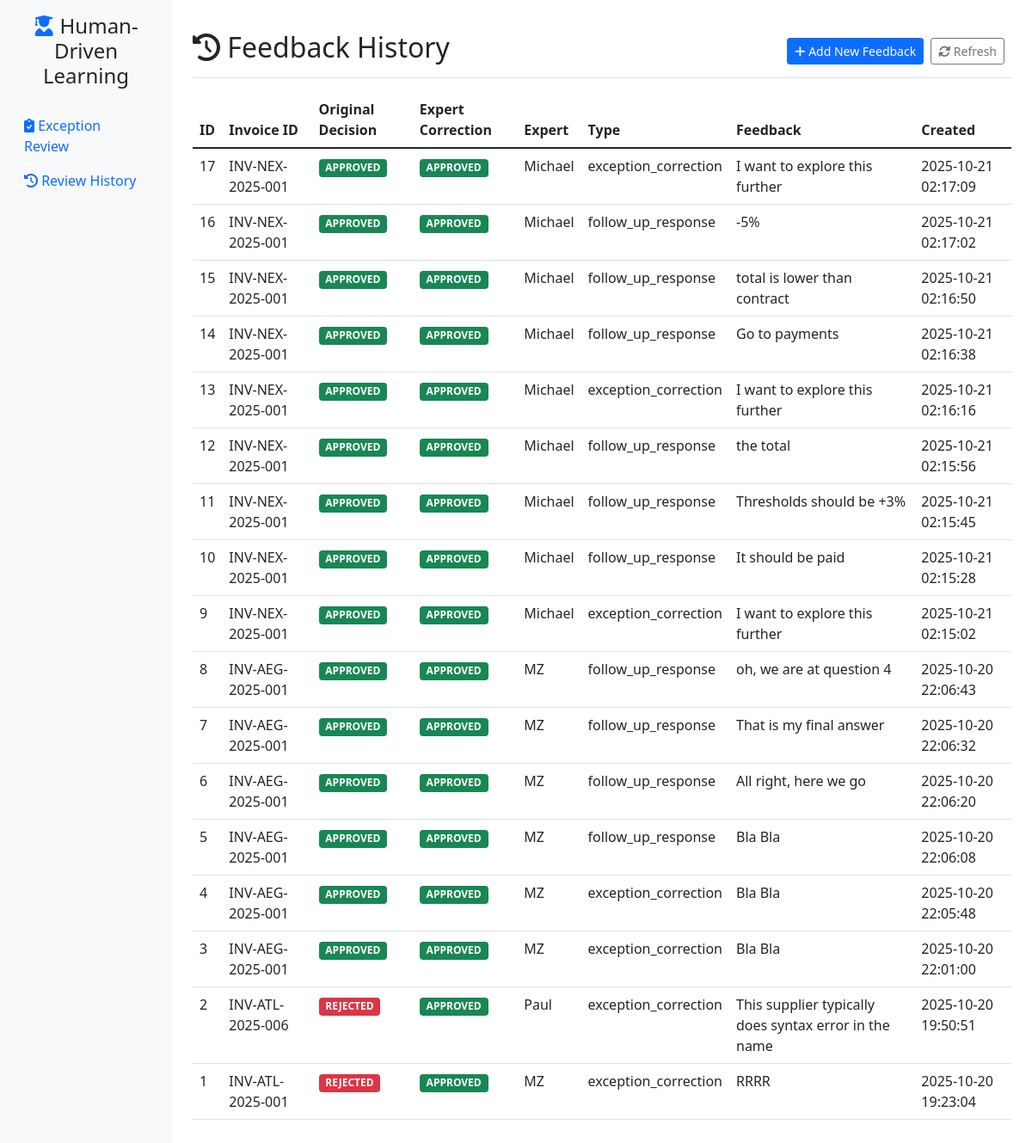
The app's page /feedback_history, older data.
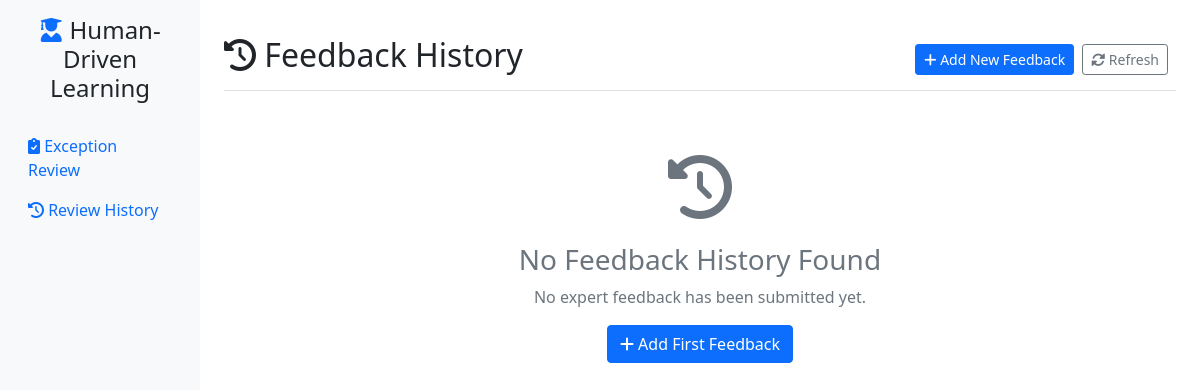
The same page, newer data.
### tables this page shows
CREATE TABLE human_feedback (
                id INTEGER PRIMARY KEY AUTOINCREMENT,
                created_at TIMESTAMP DEFAULT CURRENT_TIMESTAMP,
                invoice_id VARCHAR(100),
                original_agent_decision VARCHAR(50),
                human_correction VARCHAR(50),
                routing_queue VARCHAR(100),
                feedback_text TEXT,
                expert_name VARCHAR(100),
                feedback_type VARCHAR(50),
                supporting_evidence JSON,
                learning_record_id INTEGER,
                conversation_id VARCHAR(100),
                is_initial_feedback BOOLEAN DEFAULT TRUE,
                parent_feedback_id INTEGER,
                llm_questions TEXT,
                human_responses TEXT,
                feedback_summary TEXT,
                conversation_status VARCHAR(20) DEFAULT 'active',
                quality_score REAL DEFAULT 0.0, conversation_history TEXT,
                FOREIGN KEY (learning_record_id) REFERENCES learning_records(id),
                FOREIGN KEY (parent_feedback_id) REFERENCES human_feedback(id)
            );

### web_gui/human_driven_app.py (the view)
@app.route('/feedback_history')
def feedback_history():
    local_db = LearningDatabase(db_path)
    feedback_items = local_db.get_human_feedback()
    local_db.close()
    return render_template('human_driven_feedback_history.html', feedback_items=feedback_items)

### learning_agent/database.py (called while the page is built)
    def _init_database(self):
        self.conn = sqlite3.connect(self.db_path)
        self.conn.row_factory = sqlite3.Row  # Enable dict-like access
        self._create_tables_if_not_exist()
        self.conn.commit()

    def get_human_feedback(self, learning_record_id: int = None) -> List[Dict[str, Any]]:
        cursor = self.conn.cursor()
        if learning_record_id:
            cursor.execute("SELECT * FROM human_feedback WHERE learning_record_id = ? ORDER BY created_at DESC", (learning_record_id,))
        else:
            cursor.execute("SELECT * FROM human_feedback ORDER BY created_at DESC")
        feedback = []
        for row in cursor.fetchall():
            item = dict(row)
            item['supporting_evidence'] = json.loads(item['supporting_evidence']) if item['supporting_evidence'] else {}
            feedback.append(item)
        return feedback

    def close(self):
        if self.conn:
            self.conn.close()

### web_gui/templates/human_driven_feedback_history.html (shortened to what this page needs)
{% extends "human_driven_base.html" %}
{% block content %}
<div class="d-flex justify-content-between flex-wrap flex-md-nowrap align-items-center pt-3 pb-2 mb-3 border-bottom">
    <h1 class="h2"><i class="fas fa-history"></i> Feedback History</h1>
    <div class="btn-toolbar mb-2 mb-md-0">
        <div class="btn-group me-2">
            <a href="{{ url_for('feedback') }}" class="btn btn-sm btn-primary">
                <i class="fas fa-plus"></i> Add New Feedback
            </a>
        </div>
        <div class="btn-group me-2">
            <button type="button" class="btn btn-sm btn-outline-secondary" onclick="location.reload()">
                <i class="fas fa-sync-alt"></i> Refresh
            </button>
        </div>
    </div>
</div>
{% if feedback_items %}
    <div class="table-responsive">
        <table class="table table-hover">
            <thead>
                <tr>
                    <th>ID</th>
                    <th>Invoice ID</th>
                    <th>Original Decision</th>
                    <th>Expert Correction</th>
                    <th>Expert</th>
                    <th>Type</th>
                    <th>Feedback</th>
                    <th>Created</th>
                </tr>
            </thead>
            <tbody>
                {% for feedback in feedback_items %}
                <tr>
                    <td>{{ feedback.id }}</td>
                    <td>{{ feedback.invoice_id }}</td>
                    <td>
                        <span class="badge bg-{{ 'danger' if feedback.original_agent_decision == 'REJECTED' else 'success' if feedback.original_agent_decision == 'APPROVED' else 'warning' }}">
                            {{ feedback.original_agent_decision }}
                        </span>
                    </td>
                    <td>
                        <span class="badge bg-{{ 'success' if feedback.human_correction == 'APPROVED' else 'danger' if feedback.human_correction == 'REJECTED' else 'warning' }}">
                            {{ feedback.human_correction }}
                        </span>
                    </td>
                    <td>{{ feedback.expert_name or 'Unknown' }}</td>
                    <td>{{ feedback.feedback_type or 'N/A' }}</td>
                    <td>{{ feedback.feedback_text[:100] }}{% if feedback.feedback_text|length > 100 %}...{% endif %}</td>
                    <td>{{ feedback.created_at|datetime_format }}</td>
                </tr>
                {% endfor %}
            </tbody>
        </table>
    </div>
{% else %}
    <div class="text-center py-5">
        <i class="fas fa-history fa-4x text-muted mb-4"></i>
        <h3 class="text-muted">No Feedback History Found</h3>
        <p class="text-muted">No expert feedback has been submitted yet.</p>
        <a href="{{ url_for('feedback') }}" class="btn btn-primary">
            <i class="fas fa-plus"></i> Add First Feedback
        </a>
    </div>
{% endif %}
{% endblock %}

Row changes from the older to the newer data that the page shows:
removed human_feedback: id "17", invoice_id "INV-NEX-2025-001", original_agent_decision "APPROVED", human_correction "APPROVED", expert_name "Michael", feedback_type "exception_correction", feedback_text "I want to explore this further", created_at "2025-10-21 02:17:09"
removed human_feedback: id "16", invoice_id "INV-NEX-2025-001", original_agent_decision "APPROVED", human_correction "APPROVED", expert_name "Michael", feedback_type "follow_up_response", feedback_text "-5%", created_at "2025-10-21 02:17:02"
removed human_feedback: id "15", invoice_id "INV-NEX-2025-001", original_agent_decision "APPROVED", human_correction "APPROVED", expert_name "Michael", feedback_type "follow_up_response", feedback_text "total is lower than contract", created_at "2025-10-21 02:16:50"
removed human_feedback: id "14", invoice_id "INV-NEX-2025-001", original_agent_decision "APPROVED", human_correction "APPROVED", expert_name "Michael", feedback_type "follow_up_response", feedback_text "Go to payments", created_at "2025-10-21 02:16:38"
removed human_feedback: id "13", invoice_id "INV-NEX-2025-001", original_agent_decision "APPROVED", human_correction "APPROVED", expert_name "Michael", feedback_type "exception_correction", feedback_text "I want to explore this further", created_at "2025-10-21 02:16:16"
removed human_feedback: id "12", invoice_id "INV-NEX-2025-001", original_agent_decision "APPROVED", human_correction "APPROVED", expert_name "Michael", feedback_type "follow_up_response", feedback_text "the total", created_at "2025-10-21 02:15:56"
removed human_feedback: id "11", invoice_id "INV-NEX-2025-001", original_agent_decision "APPROVED", human_correction "APPROVED", expert_name "Michael", feedback_type "follow_up_response", feedback_text "Thresholds should be +3%", created_at "2025-10-21 02:15:45"
removed human_feedback: id "10", invoice_id "INV-NEX-2025-001", original_agent_decision "APPROVED", human_correction "APPROVED", expert_name "Michael", feedback_type "follow_up_response", feedback_text "It should be paid", created_at "2025-10-21 02:15:28"
removed human_feedback: id "9", invoice_id "INV-NEX-2025-001", original_agent_decision "APPROVED", human_correction "APPROVED", expert_name "Michael", feedback_type "exception_correction", feedback_text "I want to explore this further", created_at "2025-10-21 02:15:02"
removed human_feedback: id "8", invoice_id "INV-AEG-2025-001", original_agent_decision "APPROVED", human_correction "APPROVED", expert_name "MZ", feedback_type "follow_up_response", feedback_text "oh, we are at question 4", created_at "2025-10-20 22:06:43"
removed human_feedback: id "7", invoice_id "INV-AEG-2025-001", original_agent_decision "APPROVED", human_correction "APPROVED", expert_name "MZ", feedback_type "follow_up_response", feedback_text "That is my final answer", created_at "2025-10-20 22:06:32"
removed human_feedback: id "6", invoice_id "INV-AEG-2025-001", original_agent_decision "APPROVED", human_correction "APPROVED", expert_name "MZ", feedback_type "follow_up_response", feedback_text "All right, here we go", created_at "2025-10-20 22:06:20"
removed human_feedback: id "5", invoice_id "INV-AEG-2025-001", original_agent_decision "APPROVED", human_correction "APPROVED", expert_name "MZ", feedback_type "follow_up_response", feedback_text "Bla Bla", created_at "2025-10-20 22:06:08"
removed human_feedback: id "4", invoice_id "INV-AEG-2025-001", original_agent_decision "APPROVED", human_correction "APPROVED", expert_name "MZ", feedback_type "exception_correction", feedback_text "Bla Bla", created_at "2025-10-20 22:05:48"
removed human_feedback: id "3", invoice_id "INV-AEG-2025-001", original_agent_decision "APPROVED", human_correction "APPROVED", expert_name "MZ", feedback_type "exception_correction", feedback_text "Bla Bla", created_at "2025-10-20 22:01:00"
removed human_feedback: id "2", invoice_id "INV-ATL-2025-006", original_agent_decision "REJECTED", human_correction "APPROVED", expert_name "Paul", feedback_type "exception_correction", feedback_text "This supplier typically does syntax error in the name", created_at "2025-10-20 19:50:51"
removed human_feedback: id "1", invoice_id "INV-ATL-2025-001", original_agent_decision "REJECTED", human_correction "APPROVED", expert_name "MZ", feedback_type "exception_correction", feedback_text "RRRR", created_at "2025-10-20 19:23:04"
Text that changed along with them:
text no longer shown: "ID Invoice ID Original Decision Expert Correction Expert Type Feedback Created"
text now shown: "No Feedback History Found No expert feedback has been submitted yet. Add First Feedback"
